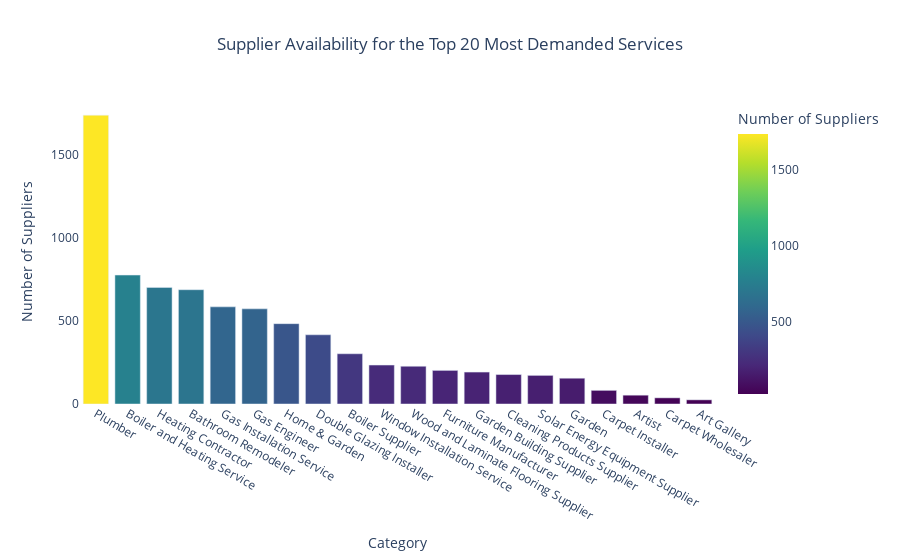

This figure's notebook cell:
### Code cell
import plotly.express as px

# Visualize the categories with the number of suppliers using Plotly
fig = px.bar(supplier_counts_df,
             x='Category',
             y='Number of Suppliers',
             labels={'Category': 'Category', 'Number of Suppliers': 'Number of Suppliers'},
             title='Supplier Availability for the Top 20 Most Demanded Services',
             color='Number of Suppliers',
             color_continuous_scale='Viridis')

# Update the layout for better appearance and change the background to white
fig.update_layout(
    title={'x': 0.5, 'xanchor': 'center'},
    xaxis_title='Category',
    yaxis_title='Number of Suppliers',
    template='plotly',
    paper_bgcolor='white',
    plot_bgcolor='white'
)

# Display the plot
fig.show()

### Figure 1 — Plotly figure (JSON) as saved in the notebook; plotly's stock layout.template omitted (floating-point values rounded to 4 significant figures)
{"data": [{"alignmentgroup": "True", "hovertemplate": "Category=%{x}<br>Number of Suppliers=%{marker.color}<extra></extra>", "legendgroup": "", "marker": {"color": [1736, 775, 701, 687, 584, 572, 483, 416, 302, 234, 227, 202, 192, 177, 172, 155, 82, 53, 37, 25], "coloraxis": "coloraxis", "pattern": {"shape": ""}}, "name": "", "offsetgroup": "", "orientation": "v", "showlegend": false, "textposition": "auto", "type": "bar", "x": ["Plumber", "Boiler and Heating Service", "Heating Contractor", "Bathroom Remodeler", "Gas Installation Service", "Gas Engineer", "Home & Garden", "Double Glazing Installer", "Boiler Supplier", "Window Installation Service", "Wood and Laminate Flooring Supplier", "Furniture Manufacturer", "Garden Building Supplier", "Cleaning Products Supplier", "Solar Energy Equipment Supplier", "Garden", "Carpet Installer", "Artist", "Carpet Wholesaler", "Art Gallery"], "xaxis": "x", "y": [1736, 775, 701, 687, 584, 572, 483, 416, 302, 234, 227, 202, 192, 177, 172, 155, 82, 53, 37, 25], "yaxis": "y"}], "layout": {"barmode": "relative", "coloraxis": {"colorbar": {"title": {"text": "Number of Suppliers"}}, "colorscale": [[0, "#440154"], [0.1111, "#482878"], [0.2222, "#3e4989"], [0.3333, "#31688e"], [0.4444, "#26828e"], [0.5556, "#1f9e89"], [0.6667, "#35b779"], [0.7778, "#6ece58"], [0.8889, "#b5de2b"], [1, "#fde725"]]}, "legend": {"tracegroupgap": 0}, "paper_bgcolor": "white", "plot_bgcolor": "white", "title": {"text": "Supplier Availability for the Top 20 Most Demanded Services", "x": 0.5, "xanchor": "center"}, "xaxis": {"anchor": "y", "domain": [0, 1], "title": {"text": "Category"}}, "yaxis": {"anchor": "x", "domain": [0, 1], "title": {"text": "Number of Suppliers"}}}}
